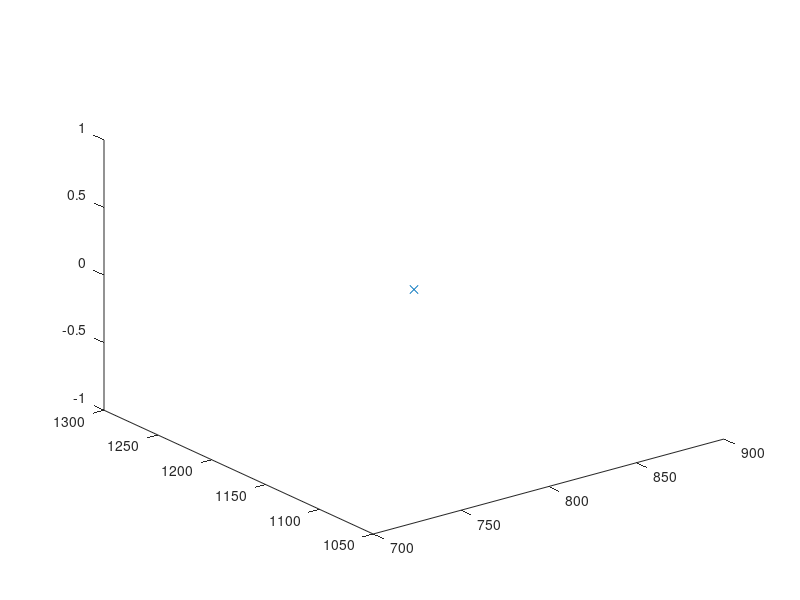

Reproduce this figure in MATLAB. (Note: this script raises an error after producing the figure.)
clc;clear all;
close all;

rotate3d;
h = 600;%input('Enter the height of UAV: ');
const1 = 0;const2 = 1500;

color = 1;

R = [800,1175,0];%input('Enter the point on the road: ');

wr = 125;
wrs = 125;

figure(1)
plot3(R(1,1),R(1,2),0,'-x');
hold on

ad = [300,200,300];%input('Enter [l,w,h] of 1st building: ');
bd = [400,300,400];%input('Enter [l,w,h] of 2nd 1building: ');
cd = [300,200,200];%input('Enter [l,w,h] of 3rd building: ');

a = [600,1225,0];%input('Enter centre of building: ');
b = [550,750,0];
c = [600,275,0];

la = ad(1,1);wa = ad(1,2);ha = ad(1,3);

lb = bd(1,1);wb = bd(1,2);hb = bd(1,3);

lc = cd(1,1);wc = cd(1,2);hc = cd(1,3);

a_1 = a + [wa/2,la/2,ha];a_1g = a_1 - [0,0,ha];
a_2 = a + [wa/2,-la/2,ha];a_2g = a_2 - [0,0,ha];
a_3 = a + [-wa/2,-la/2,ha];a_3g = a_3 - [0,0,ha];
a_4 = a + [-wa/2,la/2,ha];a_4g = a_4 - [0,0,ha];

b_1 = b + [wb/2,lb/2,hb];b_1g = b_1 - [0,0,hb];
b_2 = b + [wb/2,-lb/2,hb];b_2g = b_2 - [0,0,hb];
b_3 = b + [-wb/2,-lb/2,hb];b_3g = b_3 - [0,0,hb];
b_4 = b + [-wb/2,lb/2,hb];b_4g = b_4 - [0,0,hb];

c_1 = c + [wc/2,lc/2,hc];c_1g = c_1 - [0,0,hc];
c_2 = c + [wc/2,-lc/2,hc];c_2g = c_2 - [0,0,hc];
c_3 = c + [-wc/2,-lc/2,hc];c_3g = c_3 - [0,0,hc];
c_4 = c + [-wc/2,lc/2,hc];c_4g = c_4 - [0,0,hc];

P1 = [0,0,h];
P2 = [10,9,h];
P3 = [25,27,h];

normal = cross(P1-P2,P2-P3);
normal2 = cross(R - a_1,a_1 - a_1g);
normal3 = cross(R - a_2,a_2 - a_2g);
normal10 = cross(R - a_3,a_3 - a_3g);
normal4 = cross(R - b_1,b_1 - b_1g);
normal5 = cross(R - b_2,b_2 - b_2g);
normal11 = cross(R - b_3,b_3 - b_3g);
normal6 = cross(R - b_4,b_4 - b_4g);
normal7 = cross(R - c_1,c_1 - c_1g);
normal8 = cross(R - c_2,c_2 - c_2g);
normal9 = cross(R - c_4,c_4 - c_4g);
syms x y z
P = [x,y,z];
%{
normal = dot(normal,P-P1)/45;
normal2 = dot(normal2,P-R)/45;
normal3 = dot(normal3,P-R)/45;
normal4 = dot(normal4,P-R)/45;
normal5 = dot(normal5,P-R)/45;
normal6 = dot(normal6,P-R)/45;
normal7 = dot(normal7,P-R)/45;
normal8 = dot(normal8,P-R)/45;
normal9 = dot(normal9,P-R)/45;
%}


[p1_dash,ch1] = plane_line_intersect(normal2,R,[0,1500,0],[1500,1500,0]);
[p1,ch2] = plane_line_intersect(normal,P1,R,a_1);
[p2,ch3] = plane_line_intersect(normal,P1,R,a_2);
[p2_dash,ch4] = plane_line_intersect(normal3,R,[0,0,0],[0,1500,0]);
[p9_dash,ch17] = plane_line_intersect(normal10,R,[0,1500,0],[1500,1500,0]);
[p9,ch18] = plane_line_intersect(normal,P1,R,a_3);

[p3_dash,ch5] = plane_line_intersect(normal4,R,[0,0,0],[0,1500,0]);
[p3,ch6] = plane_line_intersect(normal,P1,R,b_1);
[p4_dash,ch7] = plane_line_intersect(normal5,R,[0,0,0],[1500,0,0]);
[p4,ch8] = plane_line_intersect(normal,P1,R,b_2);
[p10_dash,ch19] = plane_line_intersect(normal11,R,[0,0,0],[0,1500,0]);
[p10,ch20] = plane_line_intersect(normal,P1,R,b_3);
[p5_dash,ch9] = plane_line_intersect(normal6,R,[0,0,0],[0,1500,0]);
[p5,ch10] = plane_line_intersect(normal,P1,R,b_4);

[p6_dash,ch11] = plane_line_intersect(normal7,R,[0,0,0],[0,1500,0]);
[p6,ch12] = plane_line_intersect(normal,P1,R,c_1);
[p7_dash,ch13] = plane_line_intersect(normal8,R,[0,0,0],[1500,0,0]);
[p7,ch14] = plane_line_intersect(normal,P1,R,c_2);
[p8_dash,ch15] = plane_line_intersect(normal9,R,[0,0,0],[1500,0,0]);
[p8,ch16] = plane_line_intersect(normal,P1,R,c_4);

%%%%%%%%%%%%%%%%%%%%%%%%%%%%%%%%%%%%%%%%%%%%%%%%%%%%%%%%%%%%%%%%%%%%%%%

if(R(1,2) < 1375 && R(1,2) >=1075)

    Pa = double([p1_dash(1,1) p1(1,1) p2(1,1) p2_dash(1,1) 0 1500 1500 0]);
    Qa = double([p1_dash(1,2) p1(1,2) p2(1,2) p2_dash(1,2) 0 0 1500 1500]);
    Pb = double([p5_dash(1,1) p5(1,1) p3(1,1) p4(1,1) p4_dash(1,1) 1500 1500 0 0]);
    Qb = double([p5_dash(1,2) p5(1,2) p3(1,2) p4(1,2) p4_dash(1,2) 0 1500 1500 0]);
    Pc = double([p8_dash(1,1) p8(1,1) p6(1,1) p7(1,1) p7_dash(1,1) 1500 1500 0 0]);
    Qc = double([p8_dash(1,2) p8(1,2) p6(1,2) p7(1,2) p7_dash(1,2) 0 1500 1500 0]);
   for k = 1:length(Pa)
    Ta(k,1) = h;
    end
    if(color == 1)
    figure(1);
    patch(Pa,Qa,Ta,'red','FaceAlpha',0,'EdgeColor','red','LineWidth',3);
    axis([0 1500 0 1500]);
    color = color + 1;
    end
    hold on
    for k = 1:length(Pb)
    Tb(k,1) = h;
    end
    if(color == 2)
    figure(1);
    patch(Pb,Qb,Tb,'green','FaceAlpha',0,'EdgeColor','green','LineWidth',3);
    axis([0 1500 0 1500]);
    color = color + 1;
    end
    hold on
     for k = 1:length(Pc)
    Tc(k,1) = h;
     end
     if(color == 3)
     figure(1);
     patch(Pc,Qc,Tc,'blue','FaceAlpha',0,'EdgeColor','blue','LineWidth',3);
     axis([0 1500 0 1500]);
     end
    hold on

   [Pn,Qn] = polybool('intersection',Pa,Qa,Pb,Qb);
   [P,Q] = polybool('intersection',Pn,Qn,Pc,Qc);
   axis([0 1500 0 1500]);

for k = 1:length(P)
    T(k,1) = h;
end
figure(1)
%patch(P,Q,T,'green');
hold on 

figure(1)
voxel(a + [-wa/2,-la/2,0],[wa la ha],'c',0.7);
voxel(b + [-wb/2,-lb/2,0],[wb lb hb],'c',0.7);
voxel(c + [-wc/2,-lc/2,0],[wc lc hc],'c',0.7);

axis([0 1500 0 1500]);
end

%%%%%%%%%%%%%%%%%%%%%%%%%%%%%%%%%%%%%%%%%%%%%%%%%%%%%%%%%%%%%%%%%%%%%%%

if(R(1,2) <= 950 && R(1,2) >= 550)
    
    Pa = double([p9_dash(1,1) p9(1,1) p2(1,1) p1(1,1) p1_dash(1,1) 1500 1500 0 0]);
    Qa = double([p9_dash(1,2) p9(1,2) p2(1,2) p1(1,2) p1_dash(1,2) 1500 0 0 1500]);
    Pb = double([p3_dash(1,1) p3(1,1) p4(1,1) p4_dash(1,1) 0 1500 1500 0]);
    Qb = double([p3_dash(1,2) p3(1,2) p4(1,2) p4_dash(1,2) 0 0 1500 1500]);
    Pc = double([p8_dash(1,1) p8(1,1) p6(1,1) p7(1,1) p7_dash(1,1) 1500 1500 0 0]);
    Qc = double([p8_dash(1,2) p8(1,2) p6(1,2) p7(1,2) p7_dash(1,2) 0 1500 1500 0]);
   for k = 1:length(Pa)
    Ta(k,1) = h;
    end
    if(color == 1)
    figure(1);
    patch(Pa,Qa,Ta,'red','FaceAlpha',0,'EdgeColor','red','LineWidth',3);
    axis([0 1500 0 1500]);
    color = color + 1;
    end
    hold on
    for k = 1:length(Pb)
    Tb(k,1) = h;
    end
    if(color == 2)
    figure(1);
    patch(Pb,Qb,Tb,'green','FaceAlpha',0,'EdgeColor','green','LineWidth',3);
    axis([0 1500 0 1500]);
    color = color + 1;
    end
    hold on
     for k = 1:length(Pc)
    Tc(k,1) = h;
     end
     if(color == 3)
     figure(1);
     patch(Pc,Qc,Tc,'blue','FaceAlpha',0,'EdgeColor','blue','LineWidth',3);
     axis([0 1500 0 1500]);
     end
    hold on
    [Pn,Qn] = polybool('intersection',Pa,Qa,Pb,Qb);
    [P,Q] = polybool('intersection',Pn,Qn,Pc,Qc);

for k = 1:length(P)
    T(k,1) = h;
end

figure(1)
%patch(P,Q,T,'green');
hold on 

figure(1)
voxel(a + [-wa/2,-la/2,0],[wa la ha],'c',0.7);
voxel(b + [-wb/2,-lb/2,0],[wb lb hb],'c',0.7);
voxel(c + [-wc/2,-lc/2,0],[wc lc hc],'c',0.7);

axis([0 1500 0 1500]);
end

%%%%%%%%%%%%%%%%%%%%%%%%%%%%%%%%%%%%%%%%%%%%%%%%%%%%%%%%%%%%%%%%%%%%%%%

if(R(1,2) <= 425 && R(1,2) > 125)
    
    Pa = double([p9_dash(1,1) p9(1,1) p2(1,1) p1(1,1) p1_dash(1,1) 1500 1500 0 0]);
    Qa = double([p9_dash(1,2) p9(1,2) p2(1,2) p1(1,2) p1_dash(1,2) 1500 0 0 1500]);
    Pb = double([p3_dash(1,1) p3(1,1) p4(1,1) p10(1,1) p10_dash(1,1) 0 1500 1500 0]);
    Qb = double([p3_dash(1,2) p3(1,2) p4(1,2) p10(1,2) p10_dash(1,2) 0 0 1500 1500]);
    Pc = double([p6_dash(1,1) p6(1,1) p7(1,1) p7_dash(1,1) 1500 1500 0 0]);
    Qc = double([p6_dash(1,2) p6(1,2) p7(1,2) p7_dash(1,2) 0 1500 1500 0]);
   for k = 1:length(Pa)
    Ta(k,1) = h;
    end
    if(color == 1)
    figure(1);
    patch(Pa,Qa,Ta,'red','FaceAlpha',0,'EdgeColor','red','LineWidth',3);
    axis([0 1500 0 1500]);
    color = color + 1;
    end
    hold on
    for k = 1:length(Pb)
    Tb(k,1) = h;
    end
    if(color == 2)
    figure(1);
    patch(Pb,Qb,Tb,'green','FaceAlpha',0,'EdgeColor','green','LineWidth',3);
    axis([0 1500 0 1500]);
    color = color + 1;
    end
    hold on
     for k = 1:length(Pc)
    Tc(k,1) = h;
     end
     if(color == 3)
     figure(1);
     patch(Pc,Qc,Tc,'blue','FaceAlpha',0,'EdgeColor','blue','LineWidth',3);
     axis([0 1500 0 1500]);
     end
    hold on
    [Pn,Qn] = polybool('intersection',Pa,Qa,Pb,Qb);
    [P,Q] = polybool('intersection',Pn,Qn,Pc,Qc);

for k = 1:length(P)
    T(k,1) = h;
end

figure(1)
%patch(P,Q,T,'green');
hold on 

figure(1)
voxel(a + [-wa/2,-la/2,0],[wa la ha],'c',0.7);
voxel(b + [-wb/2,-lb/2,0],[wb lb hb],'c',0.7);
voxel(c + [-wc/2,-lc/2,0],[wc lc hc],'c',0.7);

axis([0 1500 0 1500]);
end

%%%%%%%%%%%%%%%%%%%%%%%%%%%%%%%%%%%%%%%%%%%%%%%%%%%%%%%%%%%%%%%%%%%%%%%

if(R(1,2) < 1075 && R(1,2) > 950)
    
    Pa = double([p9_dash(1,1) p9(1,1) p2(1,1) p1(1,1) p1_dash(1,1) 1500 1500 0 0]);
    Qa = double([p9_dash(1,2) p9(1,2) p2(1,2) p1(1,2) p1_dash(1,2) 1500 0 0 1500]);
    Pb = double([p5_dash(1,1) p5(1,1) p3(1,1) p4(1,1) p4_dash(1,1) 0 1500 1500 0]);
    Qb = double([p5_dash(1,2) p5(1,2) p3(1,2) p4(1,2) p4_dash(1,2) 0 0 1500 1500]);
    Pc = double([p8_dash(1,1) p8(1,1) p6(1,1) p7(1,1) p7_dash(1,1) 1500 1500 0 0]);
    Qc = double([p8_dash(1,2) p8(1,2) p6(1,2) p7(1,2) p7_dash(1,2) 0 1500 1500 0]);
   for k = 1:length(Pa)
    Ta(k,1) = h;
    end
    if(color == 1)
    figure(1);
    patch(Pa,Qa,Ta,'red','FaceAlpha',0,'EdgeColor','red','LineWidth',3);
    axis([0 1500 0 1500]);
    color = color + 1;
    end
    hold on
    for k = 1:length(Pb)
    Tb(k,1) = h;
    end
    if(color == 2)
    figure(1);
    patch(Pb,Qb,Tb,'green','FaceAlpha',0,'EdgeColor','green','LineWidth',3);
    axis([0 1500 0 1500]);
    color = color + 1;
    end
    hold on
     for k = 1:length(Pc)
    Tc(k,1) = h;
     end
     if(color == 3)
     figure(1);
     patch(Pc,Qc,Tc,'blue','FaceAlpha',0,'EdgeColor','blue','LineWidth',3);
     axis([0 1500 0 1500]);
     end
    hold on
    [Pn,Qn] = polybool('intersection',Pa,Qa,Pb,Qb);
    [P,Q] = polybool('intersection',Pn,Qn,Pc,Qc);

for k = 1:length(P)
    T(k,1) = h;
end

figure(1)
%patch(P,Q,T,'green');
hold on 

figure(1)
voxel(a + [-wa/2,-la/2,0],[wa la ha],'c',0.7);
voxel(b + [-wb/2,-lb/2,0],[wb lb hb],'c',0.7);
voxel(c + [-wc/2,-lc/2,0],[wc lc hc],'c',0.7);

axis([0 1500 0 1500]);
end

%%%%%%%%%%%%%%%%%%%%%%%%%%%%%%%%%%%%%%%%%%%%%%%%%%%%%%%%%%%%%%%%%%%%%%%

if(R(1,2) < 550 && R(1,2) > 425)
    
    Pa = double([p9_dash(1,1) p9(1,1) p2(1,1) p1(1,1) p1_dash(1,1) 1500 1500 0 0]);
    Qa = double([p9_dash(1,2) p9(1,2) p2(1,2) p1(1,2) p1_dash(1,2) 1500 0 0 1500]);
    Pb = double([p10_dash(1,1) p10(1,1) p4(1,1) p3(1,1) p3_dash(1,1) 1500 1500 0 0]);
    Qb = double([p10_dash(1,2) p10(1,2) p4(1,2) p3(1,2) p3_dash(1,2) 1500 0 0 1500]);
    Pc = double([p8_dash(1,1) p8(1,1) p6(1,1) p7(1,1) p7_dash(1,1) 1500 1500 0 0]);
    Qc = double([p8_dash(1,2) p8(1,2) p6(1,2) p7(1,2) p7_dash(1,2) 0 1500 1500 0]);
   for k = 1:length(Pa)
    Ta(k,1) = h;
    end
    if(color == 1)
    figure(1);
    patch(Pa,Qa,Ta,'red','FaceAlpha',0,'EdgeColor','red','LineWidth',3);
    axis([0 1500 0 1500]);
    color = color + 1;
    end
    hold on
    for k = 1:length(Pb)
    Tb(k,1) = h;
    end
    if(color == 2)
    figure(1);
    patch(Pb,Qb,Tb,'green','FaceAlpha',0,'EdgeColor','green','LineWidth',3);
    axis([0 1500 0 1500]);
    color = color + 1;
    end
    hold on
     for k = 1:length(Pc)
    Tc(k,1) = h;
     end
     if(color == 3)
     figure(1);
     patch(Pc,Qc,Tc,'blue','FaceAlpha',0,'EdgeColor','blue','LineWidth',3);
     axis([0 1500 0 1500]);
     end
    hold on
    [Pn,Qn] = polybool('intersection',Pa,Qa,Pb,Qb);
    [P,Q] = polybool('intersection',Pn,Qn,Pc,Qc);

for k = 1:length(P)
    T(k,1) = h;
end

figure(1)
%patch(P,Q,T,'green');
hold on 

figure(1)
voxel(a + [-wa/2,-la/2,0],[wa la ha],'c',0.7);
voxel(b + [-wb/2,-lb/2,0],[wb lb hb],'c',0.7);
voxel(c + [-wc/2,-lc/2,0],[wc lc hc],'c',0.7);

axis([0 1500 0 1500]);
end